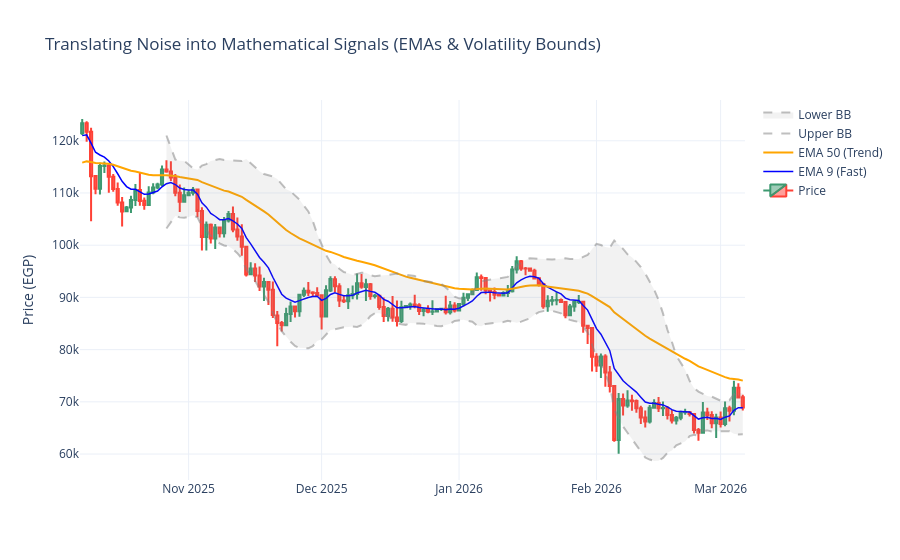

Notebook code for this chart:
### Code cell
fig_quant.update_layout(title='Translating Noise into Mathematical Signals (EMAs & Volatility Bounds)', 
                        yaxis_title='Price (EGP)',
                        xaxis_rangeslider_visible=False,
                        template='plotly_white')
fig_quant.show()

### Figure 1 — Plotly figure (JSON) as saved in the notebook; plotly's stock layout.template omitted (floating-point values rounded to 4 significant figures; data arrays with more than 128 entries replaced by an {"elided": "..."} marker saying what was removed)
{"data": [{"close": {"elided": "150 float values"}, "high": {"elided": "150 float values"}, "low": {"elided": "150 float values"}, "name": "Price", "open": {"elided": "150 float values"}, "type": "candlestick", "x": {"elided": "150 str values"}}, {"line": {"color": "blue", "width": 1.5}, "name": "EMA 9 (Fast)", "type": "scatter", "x": {"elided": "150 str values"}, "y": {"elided": "150 float values"}}, {"line": {"color": "orange", "width": 2}, "name": "EMA 50 (Trend)", "type": "scatter", "x": {"elided": "150 str values"}, "y": {"elided": "150 float values"}}, {"line": {"color": "rgba(128,128,128,0.5)", "dash": "dash"}, "name": "Upper BB", "type": "scatter", "x": {"elided": "150 str values"}, "y": {"elided": "150 float values"}}, {"fill": "tonexty", "fillcolor": "rgba(128,128,128,0.1)", "line": {"color": "rgba(128,128,128,0.5)", "dash": "dash"}, "name": "Lower BB", "type": "scatter", "x": {"elided": "150 str values"}, "y": {"elided": "150 float values"}}], "layout": {"title": {"text": "Translating Noise into Mathematical Signals (EMAs & Volatility Bounds)"}, "xaxis": {"rangeslider": {"visible": false}}, "yaxis": {"title": {"text": "Price (EGP)"}}}}
